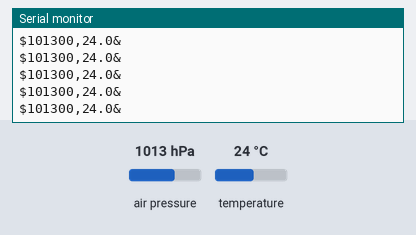
Simulated run of this sketch. Board: Arduino Uno, built with avr-gcc and run on an emulated ATmega328P. Shown: the last lines printed to the serial monitor. The inputs (shaded band) are chosen by the test bench; at power-on: air pressure 1013 hPa, temperature 24 °C.

Above: at 1.2 s.
1.3 s: air pressure set to 952 hPa
At 1.38 s:
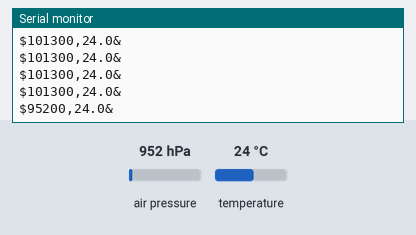
2.8 s: temperature set to 12 °C
At 2.86 s:
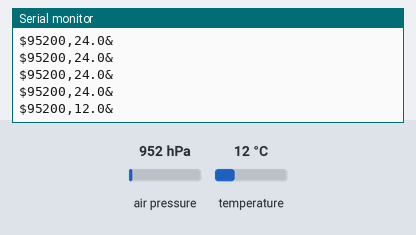
4.3 s: air pressure set to 975 hPa
At 4.34 s:
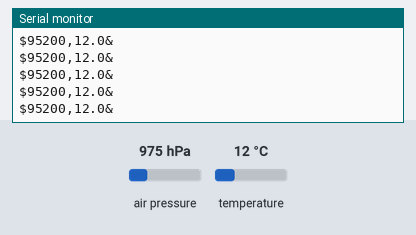
Timing chart, 0 to 7.3 s (numbered marks = the images above; inputs shaded):
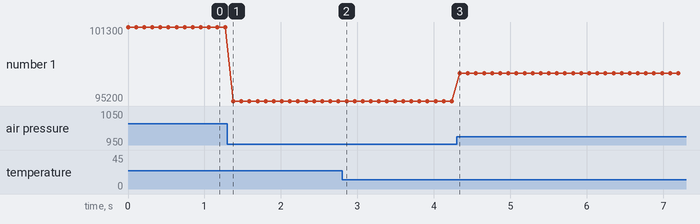

Measured:
- after the input at 1.3 s, the serial monitor: prints a new line after 0.08 s (image 1)
- after the input at 2.8 s, the serial monitor: prints a new line after 0.06 s (image 2)
- plotted number 1: 101300 → 95200 after the input at 1.3 s, 95200 → 97500 after the input at 4.3 s

The sketch:

BMP085.ino
```cpp
#include <Wire.h>
#include <Adafruit_BMP085.h>

Adafruit_BMP085 bmp;

void setup() {
  Serial.begin(9600);
  if (!bmp.begin())
  {
  while (1) {}
  }
}

void loop() {
    Serial.print("$");
    Serial.print(bmp.readPressure());
    Serial.print(",");
    Serial.print(bmp.readTemperature(),1);
    Serial.print("&");
    Serial.println();
    delay(100);
}
```
